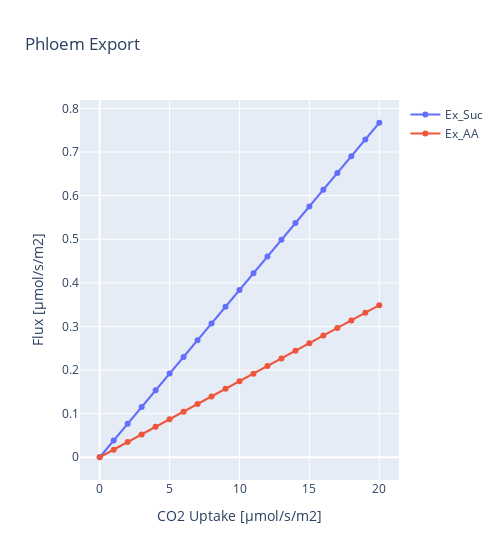

The cell this chart's notebook holds for it:
### Code cell
L_r = ['Ex_Suc','Ex_AA']
create_scatter_plot_rxn_c3(D_fba, L_r, 'Phloem Export', xaxis_title, save_fig = save_fig)

### Figure 1 — Plotly figure (JSON) as saved in the notebook; plotly's stock layout.template omitted (floating-point values rounded to 4 significant figures)
{"data": [{"mode": "lines+markers", "name": "Ex_Suc", "type": "scatter", "x": [0, 1.0, 2.0, 3.0, 4.0, 5.0, 6.0, 7.0, 8.0, 9.0, 10.0, 11.0, 12.0, 13.0, 14.0, 15.0, 16.0, 17.0, 18.0, 19.0, 20.0], "y": [4.225e-34, 0.03836, 0.07672, 0.1151, 0.1534, 0.1918, 0.2302, 0.2685, 0.3069, 0.3452, 0.3836, 0.4219, 0.4603, 0.4987, 0.537, 0.5754, 0.6137, 0.6521, 0.6905, 0.7288, 0.7672]}, {"mode": "lines+markers", "name": "Ex_AA", "type": "scatter", "x": [0, 1.0, 2.0, 3.0, 4.0, 5.0, 6.0, 7.0, 8.0, 9.0, 10.0, 11.0, 12.0, 13.0, 14.0, 15.0, 16.0, 17.0, 18.0, 19.0, 20.0], "y": [1.92e-34, 0.01744, 0.03487, 0.05231, 0.06974, 0.08718, 0.1046, 0.1221, 0.1395, 0.1569, 0.1744, 0.1918, 0.2092, 0.2267, 0.2441, 0.2615, 0.279, 0.2964, 0.3138, 0.3313, 0.3487]}], "layout": {"title": {"text": "Phloem Export"}, "width": 500, "xaxis": {"title": {"text": "CO2 Uptake [µmol/s/m2]"}}, "yaxis": {"title": {"text": "Flux [µmol/s/m2]"}}}}
